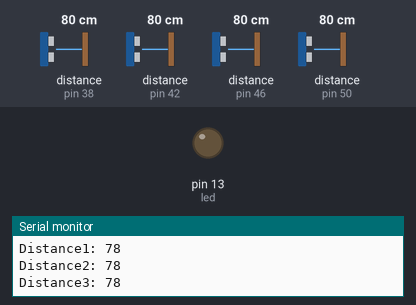
A sketch run on a simulated Arduino Mega 2560, built with avr-gcc and run on an emulated ATmega2560. On the bench: output pins drawn as LEDs (lit = HIGH), the last lines printed to the serial monitor. Wiring (inferred from the names in the program): 4 × ultrasonic range finder: trigger pin 40, echo pin 38 / trigger pin 44, echo pin 42 / trigger pin 48, echo pin 46 / trigger pin 52, echo pin 50. Inputs (shaded band) come from the test bench; at power-on: distance to the obstacle (sensors on pin 50, pin 38, pin 42, pin 46) 80 cm. The echo pulse lasts 58.3 µs per cm; pins used as bus, display or sensor lines are not drawn.

Above: at 1.2 s.
1.3 s: distance to the obstacle (sensor on pin 50) set to 33 cm
4.3 s: distance to the obstacle (sensor on pin 50) set to 28 cm
At 4.8 s:
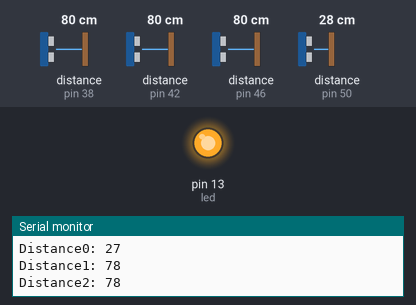
5.8 s: distance to the obstacle (sensor on pin 50) set to 35 cm
At 7.1 s:
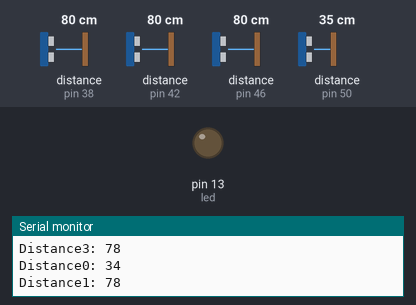
Timing chart, 0 to 8.8 s (numbered marks = the images above; inputs shaded):
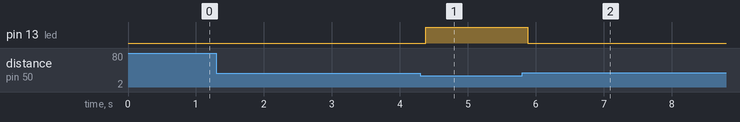

Measured:
- the behaviour switches between 31 and 30 cm on distance to the obstacle (sensor on pin 50) (found by bisection; images 0 and 1)
- after the input at 4.3 s, pin 13 (led): LOW → HIGH after 0.08 s
- after the input at 5.8 s, pin 13 (led): HIGH → LOW after 0.08 s

The sketch:

ultra_sonic.ino
```cpp
// defines pins numbers
const int trigPin0 = 52;
const int echoPin0 = 50;

const int trigPin1 = 48;
const int echoPin1 = 46;

const int trigPin2 = 44;
const int echoPin2 = 42;

const int trigPin3 = 40;
const int echoPin3 = 38;

const int led=13;

// defines variables
long duration0;
int distance0;

long duration1;
int distance1;

long duration2;
int distance2;

long duration3;
int distance3;

void setup() {
  //front
pinMode(trigPin0, OUTPUT); // Sets the trigPin as an Output
pinMode(echoPin0, INPUT); // Sets the echoPin as an Input

//left
pinMode(trigPin1, OUTPUT); // Sets the trigPin as an Output
pinMode(echoPin1, INPUT); // Sets the echoPin as an Input

//right
pinMode(trigPin2, OUTPUT); // Sets the trigPin as an Output
pinMode(echoPin2, INPUT); // Sets the echoPin as an Input

//back
pinMode(trigPin3, OUTPUT); // Sets the trigPin as an Output
pinMode(echoPin3, INPUT); // Sets the echoPin as an Input

pinMode(led, OUTPUT);
digitalWrite(led, LOW);
Serial.begin(9600); // Starts the serial communication
}

void loop() {
  //front ultrasonic
// Clears the trigPin
digitalWrite(trigPin0, LOW);
delayMicroseconds(2);

// Sets the trigPin on HIGH state for 10 micro seconds
digitalWrite(trigPin0, HIGH);
delayMicroseconds(10);
digitalWrite(trigPin0, LOW);

// Reads the echoPin, returns the sound wave travel time in microseconds
duration0 = pulseIn(echoPin0, HIGH);

// Calculating the distance
distance0= duration0*0.034/2;

//left ultrasonic
// Clears the trigPin
digitalWrite(trigPin1, LOW);
delayMicroseconds(2);

// Sets the trigPin on HIGH state for 10 micro seconds
digitalWrite(trigPin1, HIGH);
delayMicroseconds(10);
digitalWrite(trigPin1, LOW);

// Reads the echoPin, returns the sound wave travel time in microseconds
duration1 = pulseIn(echoPin1, HIGH);

// Calculating the distance
distance1= duration1*0.034/2;

//right ultrasonic
// Clears the trigPin
digitalWrite(trigPin2, LOW);
delayMicroseconds(2);

// Sets the trigPin on HIGH state for 10 micro seconds
digitalWrite(trigPin2, HIGH);
delayMicroseconds(10);
digitalWrite(trigPin2, LOW);

// Reads the echoPin, returns the sound wave travel time in microseconds
duration2 = pulseIn(echoPin2, HIGH);

// Calculating the distance
distance2= duration2*0.034/2;

//back ultrasonic
// Clears the trigPin
digitalWrite(trigPin3, LOW);
delayMicroseconds(2);

// Sets the trigPin on HIGH state for 10 micro seconds
digitalWrite(trigPin3, HIGH);
delayMicroseconds(10);
digitalWrite(trigPin3, LOW);

// Reads the echoPin, returns the sound wave travel time in microseconds
duration3 = pulseIn(echoPin3, HIGH);

// Calculating the distance
distance3= duration3*0.034/2;

// Prints the distance on the Serial Monitor
Serial.print("Distance0: ");
Serial.println(distance0);

Serial.print("Distance1: ");
Serial.println(distance1);

Serial.print("Distance2: ");
Serial.println(distance2);

Serial.print("Distance3: ");
Serial.println(distance3);
if(distance0<30)
digitalWrite(led, HIGH);
if(distance0>30)
digitalWrite(led, LOW);
}
```
